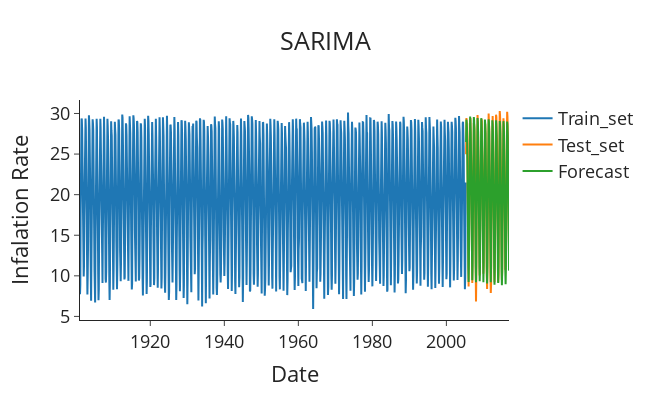

The notebook cell saved with this chart:
### Code cell
import plotly.graph_objects as go

def plot_forecasts(forecasts: list[float], title: str) -> None:
    """Function to plot the forecasts."""
    fig = go.Figure()
    fig.add_trace(go.Scatter(x=df_train.index, y=df_train['Temperature - (Celsius)'], name='Train_set'))
    fig.add_trace(go.Scatter(x=df_test.index, y=df_test['Temperature - (Celsius)'], name='Test_set'))
    fig.add_trace(go.Scatter(x=df_test.index, y=sarima_forecast, name='Forecast'))
    fig.update_layout(template="simple_white", font=dict(size=18), title_text=title,
                      width=650, title_x=0.5, height=400, xaxis_title='Date',
                      yaxis_title='Infalation Rate')

    return fig.show()


# Plot the forecasts
plot_forecasts(test_set_forecast, 'SARIMA')

### Figure 1 — Plotly figure (JSON) as saved in the notebook; plotly's stock layout.template omitted (floating-point values rounded to 4 significant figures; data arrays with more than 128 entries replaced by an {"elided": "..."} marker saying what was removed)
{"data": [{"name": "Train_set", "type": "scatter", "x": {"elided": "1252 str values"}, "y": {"elided": "1252 float values"}}, {"name": "Test_set", "type": "scatter", "x": {"elided": "140 str values"}, "y": {"elided": "140 float values"}}, {"name": "Forecast", "type": "scatter", "x": {"elided": "140 str values"}, "y": {"elided": "140 float values"}}], "layout": {"font": {"size": 18}, "height": 400, "title": {"text": "SARIMA", "x": 0.5}, "width": 650, "xaxis": {"title": {"text": "Date"}}, "yaxis": {"title": {"text": "Infalation Rate"}}}}
